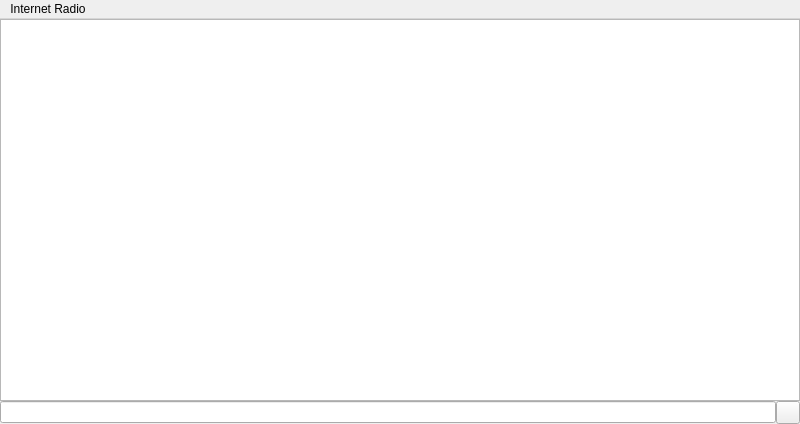
<?xml version="1.0" encoding="UTF-8"?>
<ui version="4.0">
 <class>InternetRadioWindow</class>
 <widget class="QMainWindow" name="InternetRadioWindow">
  <property name="geometry">
   <rect>
    <x>0</x>
    <y>0</y>
    <width>800</width>
    <height>424</height>
   </rect>
  </property>
  <property name="windowTitle">
   <string>Internet radio stations</string>
  </property>
  <widget class="QWidget" name="centralWidget">
   <widget class="NowPlayingIndicator" name="indicator" native="true">
    <property name="geometry">
     <rect>
      <x>690</x>
      <y>330</y>
      <width>112</width>
      <height>70</height>
     </rect>
    </property>
   </widget>
   <layout class="QVBoxLayout" name="verticalLayout">
    <property name="spacing">
     <number>0</number>
    </property>
    <property name="margin">
     <number>0</number>
    </property>
    <item>
     <widget class="FastListView" name="stationList">
      <property name="contextMenuPolicy">
       <enum>Qt::CustomContextMenu</enum>
      </property>
      <property name="editTriggers">
       <set>QAbstractItemView::NoEditTriggers</set>
      </property>
      <property name="alternatingRowColors">
       <bool>true</bool>
      </property>
      <property name="uniformItemSizes">
       <bool>true</bool>
      </property>
     </widget>
    </item>
    <item>
     <widget class="QWidget" name="searchWidget" native="true">
      <property name="visible">
       <bool>false</bool>
      </property>
      <layout class="QHBoxLayout" name="horizontalLayout">
       <property name="spacing">
        <number>0</number>
       </property>
       <property name="margin">
        <number>0</number>
       </property>
       <item>
        <widget class="QLineEdit" name="searchEdit"/>
       </item>
       <item>
        <widget class="QToolButton" name="searchHideButton">
         <property name="text">
          <string/>
         </property>
        </widget>
       </item>
      </layout>
     </widget>
    </item>
   </layout>
  </widget>
  <widget class="QMenuBar" name="menubar">
   <property name="geometry">
    <rect>
     <x>0</x>
     <y>0</y>
     <width>800</width>
     <height>25</height>
    </rect>
   </property>
   <widget class="KbMenu" name="windowMenu">
    <property name="title">
     <string>Internet Radio</string>
    </property>
    <addaction name="actionAdd_radio_bookmark"/>
    <addaction name="actionFM_transmitter"/>
   </widget>
   <addaction name="windowMenu"/>
  </widget>
  <action name="actionAdd_radio_bookmark">
   <property name="text">
    <string>Add radio bookmark</string>
   </property>
  </action>
  <action name="actionFM_transmitter">
   <property name="text">
    <string>FM transmitter</string>
   </property>
  </action>
 </widget>
 <customwidgets>
  <customwidget>
   <class>NowPlayingIndicator</class>
   <extends>QWidget</extends>
   <header>nowplayingindicator.h</header>
   <container>1</container>
  </customwidget>
  <customwidget>
   <class>FastListView</class>
   <extends>QListView</extends>
   <header>fastlistview.h</header>
   <container>1</container>
  </customwidget>
  <customwidget>
   <class>KbMenu</class>
   <extends>QMenu</extends>
   <header>kbmenu.h</header>
   <container>1</container>
  </customwidget>
 </customwidgets>
 <resources/>
 <connections/>
</ui>
